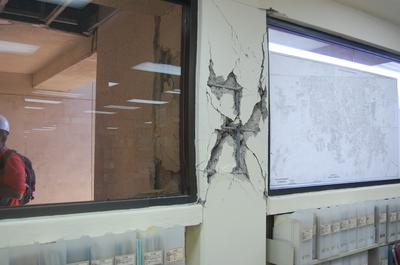
#> input picture images/Baja2010_01.jpg, 400 x 265 px
$ python crop.py   (older library calls are emulated)
#> lines starting #> are read from the running program, lines starting #| are printed output that depends on the picture
import PIL
from PIL import Image, ImageTk # for windows is this option , ImageGrab
#import tkFileDialog
from tkinter import filedialog
import os

# open a file chooser dialog and allow the user to select an input
opts = {}
opts['filetypes'] =[('Supported types',('.jpeg','.jpg','.JPG','.JPEG')),
                             ('EEG files','.eeg'),('all files','.*')]

path1 = filedialog.askdirectory(title = "Select Input Folder")
#> the answer given: images
#if path1 == '': return
print (path1)

path2 = filedialog.askdirectory(title = "Select Output Folder")
#> the answer given: images
#if path2 == '': return
print (path2)

basewidth= int(input("Please enter reduction factor for your image (100-half size, 200-quarter size, 300...): "))
#> the answer given: 100
#basewidth= int(filedialog.askdirectory(title ="Please enter reduction factor for your image (100-half size, 200-quarter size, 300...): "))
listing = os.listdir(path1)
print (listing)
for file in listing:
    img = Image.open(path1 +'/' + file)
#> img is the input picture: PIL image 400x265 RGB; mean R, G, B 142.7, 140.5, 139
    #basewidth=100
    wpercent = (basewidth/float(img.size[0]))
#> wpercent = 0.25
    hsize = int((float(img.size[1])*float(wpercent)))
#> hsize = 66
    img = img.resize((basewidth,hsize), PIL.Image.ANTIALIAS)
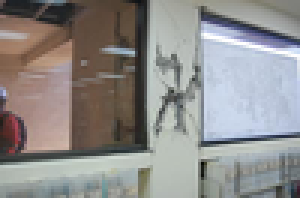
#> img: PIL image 100x66 RGB (shown 3 times larger); mean R, G, B 142.7, 140.5, 139
    img.save(path2 +'/crop'+ file)
#> pass 2 of the loop `for file in listing:`:
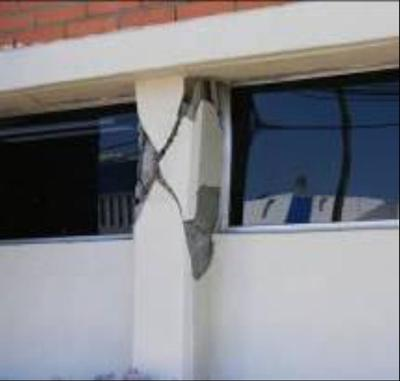
#> input picture images/Baja2010_03.JPG, 400 x 381 px
#> img is the input picture: PIL image 400x381 RGB; mean R, G, B 131.8, 131.8, 137.2
#> `img = img.resize((basewidth,hsize), PIL.Image.ANTIALIAS)`:
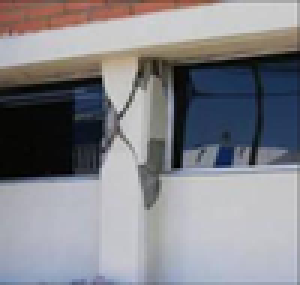
#> img: PIL image 100x95 RGB (shown 3 times larger); mean R, G, B 132, 132, 137.4

# [26 lines of commented-out code are left out]
